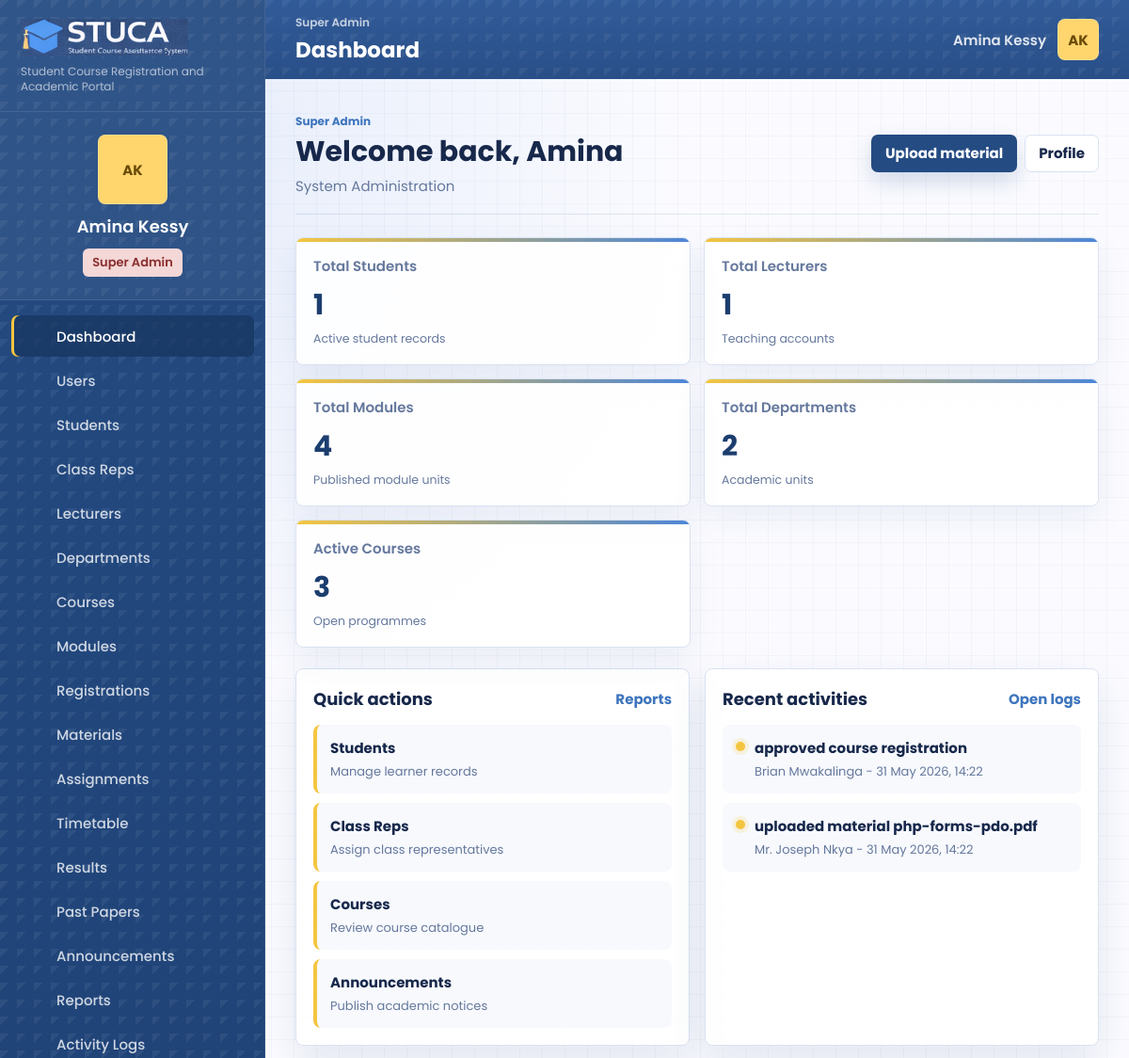
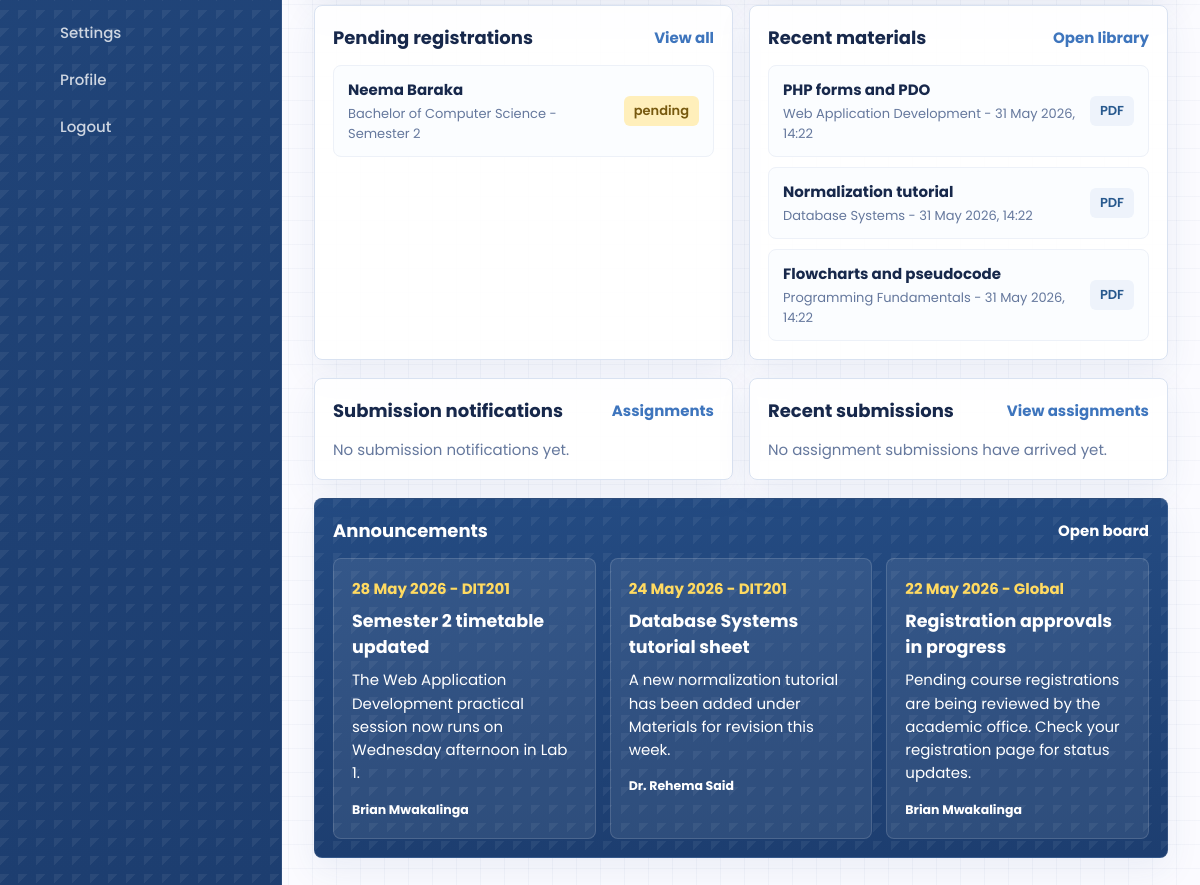
/dashboard.php (signed in), run on the app's committed database (2 pictures, top to bottom).
### tables this page shows
CREATE TABLE users (
    id INT UNSIGNED AUTO_INCREMENT PRIMARY KEY,
    role_id INT UNSIGNED NOT NULL,
    department_id INT UNSIGNED NULL,
    name VARCHAR(140) NOT NULL,
    email VARCHAR(190) NOT NULL UNIQUE,
    password_hash VARCHAR(255) NOT NULL,
    status ENUM('active', 'suspended') NOT NULL DEFAULT 'active',
    student_number VARCHAR(60) NULL UNIQUE,
    staff_number VARCHAR(60) NULL UNIQUE,
    phone VARCHAR(40) NULL,
    program VARCHAR(160) NULL,
    class_group VARCHAR(80) NULL,
    created_at TIMESTAMP DEFAULT CURRENT_TIMESTAMP,
    updated_at TIMESTAMP DEFAULT CURRENT_TIMESTAMP ON UPDATE CURRENT_TIMESTAMP,
    INDEX idx_users_role (role_id),
    INDEX idx_users_department (department_id),
    INDEX idx_users_status (status),
    CONSTRAINT fk_users_role FOREIGN KEY (role_id) REFERENCES roles(id),
    CONSTRAINT fk_users_department FOREIGN KEY (department_id) REFERENCES departments(id) ON DELETE SET NULL
);

CREATE TABLE roles (
    id INT UNSIGNED AUTO_INCREMENT PRIMARY KEY,
    slug VARCHAR(60) NOT NULL UNIQUE,
    name VARCHAR(100) NOT NULL,
    description VARCHAR(255) NULL,
    created_at TIMESTAMP DEFAULT CURRENT_TIMESTAMP,
    updated_at TIMESTAMP DEFAULT CURRENT_TIMESTAMP ON UPDATE CURRENT_TIMESTAMP
);

CREATE TABLE activity_logs (
    id INT UNSIGNED AUTO_INCREMENT PRIMARY KEY,
    user_id INT UNSIGNED NULL,
    action VARCHAR(190) NOT NULL,
    entity_type VARCHAR(80) NOT NULL,
    entity_id INT UNSIGNED NULL,
    ip_address VARCHAR(64) NULL,
    user_agent VARCHAR(255) NULL,
    created_at TIMESTAMP DEFAULT CURRENT_TIMESTAMP,
    updated_at TIMESTAMP DEFAULT CURRENT_TIMESTAMP ON UPDATE CURRENT_TIMESTAMP,
    INDEX idx_activity_user (user_id),
    INDEX idx_activity_entity (entity_type, entity_id),
    CONSTRAINT fk_activity_user FOREIGN KEY (user_id) REFERENCES users(id) ON DELETE SET NULL
);

CREATE TABLE course_registrations (
    id INT UNSIGNED AUTO_INCREMENT PRIMARY KEY,
    user_id INT UNSIGNED NOT NULL,
    course_id INT UNSIGNED NOT NULL,
    academic_year_id INT UNSIGNED NOT NULL,
    semester_id INT UNSIGNED NOT NULL,
    status ENUM('pending', 'approved', 'rejected') NOT NULL DEFAULT 'pending',
    requested_at DATETIME NOT NULL DEFAULT CURRENT_TIMESTAMP,
    reviewed_by INT UNSIGNED NULL,
    reviewed_at DATETIME NULL,
    notes TEXT NULL,
    created_at TIMESTAMP DEFAULT CURRENT_TIMESTAMP,
    updated_at TIMESTAMP DEFAULT CURRENT_TIMESTAMP ON UPDATE CURRENT_TIMESTAMP,
    UNIQUE KEY unique_registration (user_id, course_id, academic_year_id, semester_id),
    INDEX idx_registrations_status (status),
    INDEX idx_registrations_course (course_id),
    CONSTRAINT fk_registrations_user FOREIGN KEY (user_id) REFERENCES users(id) ON DELETE CASCADE,
    CONSTRAINT fk_registrations_course FOREIGN KEY (course_id) REFERENCES courses(id) ON DELETE CASCADE,
    CONSTRAINT fk_registrations_year FOREIGN KEY (academic_year_id) REFERENCES academic_years(id) ON DELETE CASCADE,
    CONSTRAINT fk_registrations_semester FOREIGN KEY (semester_id) REFERENCES semesters(id) ON DELETE CASCADE,
    CONSTRAINT fk_registrations_reviewer FOREIGN KEY (reviewed_by) REFERENCES users(id) ON DELETE SET NULL
);

CREATE TABLE courses (
    id INT UNSIGNED AUTO_INCREMENT PRIMARY KEY,
    department_id INT UNSIGNED NULL,
    code VARCHAR(40) NOT NULL UNIQUE,
    title VARCHAR(190) NOT NULL,
    description TEXT NULL,
    level VARCHAR(80) NULL,
    credits SMALLINT UNSIGNED NOT NULL DEFAULT 3,
    status ENUM('active', 'archived') NOT NULL DEFAULT 'active',
    created_at TIMESTAMP DEFAULT CURRENT_TIMESTAMP,
    updated_at TIMESTAMP DEFAULT CURRENT_TIMESTAMP ON UPDATE CURRENT_TIMESTAMP,
    INDEX idx_courses_department (department_id),
    INDEX idx_courses_status (status),
    CONSTRAINT fk_courses_department FOREIGN KEY (department_id) REFERENCES departments(id) ON DELETE SET NULL
);

CREATE TABLE semesters (
    id INT UNSIGNED AUTO_INCREMENT PRIMARY KEY,
    academic_year_id INT UNSIGNED NOT NULL,
    name VARCHAR(60) NOT NULL,
    starts_on DATE NOT NULL,
    ends_on DATE NOT NULL,
    is_current BOOLEAN NOT NULL DEFAULT FALSE,
    created_at TIMESTAMP DEFAULT CURRENT_TIMESTAMP,
    updated_at TIMESTAMP DEFAULT CURRENT_TIMESTAMP ON UPDATE CURRENT_TIMESTAMP,
    UNIQUE KEY unique_semester_year (academic_year_id, name),
    INDEX idx_semesters_current (is_current),
    CONSTRAINT fk_semesters_year FOREIGN KEY (academic_year_id) REFERENCES academic_years(id) ON DELETE CASCADE
);

CREATE TABLE materials (
    id INT UNSIGNED AUTO_INCREMENT PRIMARY KEY,
    course_id INT UNSIGNED NOT NULL,
    module_id INT UNSIGNED NULL,
    uploaded_by INT UNSIGNED NULL,
    title VARCHAR(190) NOT NULL,
    file_name VARCHAR(190) NOT NULL,
    file_path VARCHAR(255) NOT NULL,
    file_size VARCHAR(40) NOT NULL,
    file_type VARCHAR(20) NOT NULL,
    visibility ENUM('course', 'public') NOT NULL DEFAULT 'course',
    created_at TIMESTAMP DEFAULT CURRENT_TIMESTAMP,
    updated_at TIMESTAMP DEFAULT CURRENT_TIMESTAMP ON UPDATE CURRENT_TIMESTAMP,
    INDEX idx_materials_course (course_id),
    INDEX idx_materials_module (module_id),
    INDEX idx_materials_type (file_type),
    CONSTRAINT fk_materials_course FOREIGN KEY (course_id) REFERENCES courses(id) ON DELETE CASCADE,
    CONSTRAINT fk_materials_module FOREIGN KEY (module_id) REFERENCES modules(id) ON DELETE SET NULL,
    CONSTRAINT fk_materials_uploader FOREIGN KEY (uploaded_by) REFERENCES users(id) ON DELETE SET NULL
);

CREATE TABLE modules (
    id INT UNSIGNED AUTO_INCREMENT PRIMARY KEY,
    course_id INT UNSIGNED NOT NULL,
    semester_id INT UNSIGNED NULL,
    code VARCHAR(40) NOT NULL UNIQUE,
    title VARCHAR(190) NOT NULL,
    description TEXT NULL,
    credits TINYINT UNSIGNED NOT NULL DEFAULT 3,
    created_at TIMESTAMP DEFAULT CURRENT_TIMESTAMP,
    updated_at TIMESTAMP DEFAULT CURRENT_TIMESTAMP ON UPDATE CURRENT_TIMESTAMP,
    INDEX idx_modules_course (course_id),
    INDEX idx_modules_semester (semester_id),
    CONSTRAINT fk_modules_course FOREIGN KEY (course_id) REFERENCES courses(id) ON DELETE CASCADE,
    CONSTRAINT fk_modules_semester FOREIGN KEY (semester_id) REFERENCES semesters(id) ON DELETE SET NULL
);

CREATE TABLE announcements (
    id INT UNSIGNED AUTO_INCREMENT PRIMARY KEY,
    course_id INT UNSIGNED NULL,
    module_id INT UNSIGNED NULL,
    department_id INT UNSIGNED NULL,
    created_by INT UNSIGNED NULL,
    audience ENUM('global', 'department', 'course') NOT NULL DEFAULT 'global',
    title VARCHAR(190) NOT NULL,
    body TEXT NOT NULL,
    publish_at DATETIME NOT NULL DEFAULT CURRENT_TIMESTAMP,
    created_at TIMESTAMP DEFAULT CURRENT_TIMESTAMP,
    updated_at TIMESTAMP DEFAULT CURRENT_TIMESTAMP ON UPDATE CURRENT_TIMESTAMP,
    INDEX idx_announcements_audience (audience),
    INDEX idx_announcements_publish_at (publish_at),
    CONSTRAINT fk_announcements_course FOREIGN KEY (course_id) REFERENCES courses(id) ON DELETE CASCADE,
    CONSTRAINT fk_announcements_module FOREIGN KEY (module_id) REFERENCES modules(id) ON DELETE SET NULL,
    CONSTRAINT fk_announcements_department FOREIGN KEY (department_id) REFERENCES departments(id) ON DELETE CASCADE,
    CONSTRAINT fk_announcements_creator FOREIGN KEY (created_by) REFERENCES users(id) ON DELETE SET NULL
);

### public/dashboard.php (the view, shortened to what the rows shown need)
<?php
require dirname(__DIR__) . '/app/bootstrap.php';
$user = current_user();
$repo = repository();
$role = $user['role'];
$announcements = array_slice($repo->getAnnouncements([], $user), 0, 3);
$assignments = array_slice($repo->getAssignments([], $user), 0, 4);
$materials = array_slice($repo->getMaterials([], $user), 0, 4);
$registrations = array_slice($repo->getCourseRegistrations(['status' => 'pending'], $user), 0, 4);
$isAdminDashboard = is_admin_role($role) || $role === 'department_head';
$activityLogs = $isAdminDashboard ? array_slice($repo->getActivityLogs([]), 0, 5) : [];
page_start('Dashboard', 'dashboard');
?>
<section class="page-title-row dashboard-hero">
    <div>
        <span class="eyebrow"><?= e(role_label($role)) ?></span>
        <h2>Welcome back, <?= e(explode(' ', $user['name'])[0]) ?></h2>
        <p><?= e($user['program'] ?? 'Track courses, teaching work, registrations, resources, and academic progress.') ?></p>
    </div>
</section>
<?php if ($isAdminDashboard): ?>
<section class="dashboard-grid admin-dashboard-grid">
    <article class="panel quick-actions-panel">
        <div class="panel-heading">
            <h2>Quick actions</h2>
        </div>
    </article>
    <article class="panel recent-activity-panel">
        <div class="panel-heading">
            <h2>Recent activities</h2>
        </div>
        <div class="activity-timeline">
            <?php foreach ($activityLogs as $activity): ?>
                <a class="activity-item" href="activity-logs.php?search=<?= e(urlencode($activity['entity_type'] ?? '')) ?>">
                    <span></span>
                    <strong><?= e($activity['action']) ?></strong>
                    <small><?= e($activity['user_name'] ?? 'System') ?> - <?= e(display_datetime($activity['created_at'] ?? '')) ?></small>
                </a>
            <?php endforeach; ?>
        </div>
    </article>
</section>
<?php endif; ?>
<section class="dashboard-grid">
    <article class="panel">
        <div class="panel-heading">
            <h2><?= is_admin_role($role) || $role === 'department_head' ? 'Pending registrations' : 'Upcoming assignments' ?></h2>
        </div>
        <div class="list-stack">
            <?php $items = (is_admin_role($role) || $role === 'department_head') ? $registrations : $assignments; ?>
            <?php foreach ($items as $item): ?>
                <?php if (isset($item['student_name'])): ?>
                    <a class="list-item" href="registrations.php?search=<?= e(urlencode($item['student_name'])) ?>">
                        <span>
                            <strong><?= e($item['student_name']) ?></strong>
                            <small><?= e($item['course_title']) ?> - <?= e($item['semester'] ?? '') ?></small>
                        </span>
                        <span class="pill warning"><?= e($item['status']) ?></span>
                    </a>
                <?php endif; ?>
            <?php endforeach; ?>
        </div>
    </article>
    <article class="panel">
        <div class="panel-heading">
            <h2>Recent materials</h2>
        </div>
        <div class="list-stack">
            <?php foreach ($materials as $material): ?>
                <a class="list-item" href="materials.php?search=<?= e(urlencode($material['file_name'])) ?>">
                    <span>
                        <strong><?= e($material['title'] ?? $material['file_name']) ?></strong>
                        <small><?= e($material['module_name'] ?: $material['course_title']) ?> - <?= e(display_datetime($material['date_uploaded'] ?? '')) ?></small>
                    </span>
                    <span class="pill soft"><?= e($material['file_type']) ?></span>
                </a>
            <?php endforeach; ?>
        </div>
    </article>
</section>
<?php if (can_upload_teaching_files($role)): ?>
<section class="dashboard-grid">
    <article class="panel">
        <div class="panel-heading">
            <h2>Submission notifications</h2>
        </div>
    </article>
    <article class="panel">
        <div class="panel-heading">
            <h2>Recent submissions</h2>
        </div>
    </article>
</section>
<?php endif; ?>
<section class="panel dashboard-announcements">
    <div class="panel-heading">
        <h2>Announcements</h2>
    </div>
    <div class="announcement-grid">
        <?php foreach ($announcements as $announcement): ?>
            <article class="announcement-card">
                <span><?= e(display_date($announcement['date_posted'])) ?> - <?= e($announcement['class_group']) ?></span>
                <h3><?= e($announcement['title']) ?></h3>
                <p><?= e($announcement['body']) ?></p>
                <small><?= e($announcement['author']) ?></small>
            </article>
        <?php endforeach; ?>
    </div>
</section>
<?php
page_end();

### app/includes/layout.php (shortened to what the rows shown need)
<?php
function nav_items(): array
{
    $role = current_user()['role'] ?? 'student';
    return array_values(array_filter($items, static fn (array $item): bool => in_array($role, $item['roles'], true)));
}
function page_start(string $title, string $active): void
{
    $user = current_user();
    if ($user && !empty($user['email'])) {
        $freshUser = repository()->findUserByEmail($user['email']);
        if ($freshUser) {
            unset($freshUser['password_hash']);
            $user = $freshUser;
        }
    }
    $displayName = $user['name'] ?? 'Guest';
    $role = role_label($user['role'] ?? null);
    ?>
    <!doctype html>
    <html lang="en">
    <head>
        <link rel="stylesheet" href="assets/css/styles.css?v=20260601-workflow">
    </head>
    <body class="page-<?= e($active) ?>">
        <aside class="sidebar" id="sidebar">
            <div class="profile-card">
                <div class="avatar-initials"><?= e(initials($displayName)) ?></div>
                <strong><?= e($displayName) ?></strong>
                <span class="role-pill <?= e(role_badge_class($user['role'] ?? null)) ?>"><?= e($role) ?></span>
            </div>
        </aside>
        <div class="app-shell">
            <header class="topbar">
                <div>
                    <h1><?= e($title) ?></h1>
                </div>
                <div class="topbar-user">
                    <span class="topbar-name"><?= e($displayName) ?></span>
                    <a class="avatar-initials tiny" href="profile.php" aria-label="Open profile"><?= e(initials($displayName)) ?></a>
                </div>
            </header>
            <main class="content" id="content">
    <?php
}
function page_end(): void
{
    ?>
            </main>
        </div>
    </body>
    </html>
    <?php
}
    ?>

### data on the page
users: name "AK", name "Amina Kessy", role.slug "Super Admin", name "Amina", program "System Administration"
activity_logs: action "approved course registration", user.name "Brian Mwakalinga", created_at "31 May 2026, 14:22"
activity_logs: action "uploaded material php-forms-pdo.pdf", user.name "Mr. Joseph Nkya", created_at "31 May 2026, 14:22"
course_registrations: user.name "Neema Baraka", course.title "Bachelor of Computer Science", semester.name "Semester 2", status "pending"
materials: title "PHP forms and PDO", module.title "Web Application Development", created_at "31 May 2026, 14:22", file_type "PDF"
materials: title "Normalization tutorial", module.title "Database Systems", created_at "31 May 2026, 14:22", file_type "PDF"
materials: title "Flowcharts and pseudocode", module.title "Programming Fundamentals", created_at "31 May 2026, 14:22", file_type "PDF"
announcements: publish_at "28 May 2026", class_group "DIT201", title "Semester 2 timetable updated", body "The Web Application Development practical session now runs on Wednesday afternoon in Lab 1.", created_by.name "Brian Mwakalinga"
announcements: publish_at "24 May 2026", class_group "DIT201", title "Database Systems tutorial sheet", body "A new normalization tutorial has been added under Materials for revision this week.", created_by.name "Dr. Rehema Said"
announcements: publish_at "22 May 2026", class_group "Global", title "Registration approvals in progress", body "Pending course registrations are being reviewed by the academic office. Check your registration page for status updates.", created_by.name "Brian Mwakalinga"

### other printed values
$config['app_subtitle'] "Student Course Registration and Academic Portal"
$role "Super Admin"
$item['label'] "Dashboard"
$item['label'] "Users"
$item['label'] "Students"
$item['label'] "Class Reps"
$item['label'] "Lecturers"
$item['label'] "Departments"
$item['label'] "Courses"
$item['label'] "Modules"
$item['label'] "Registrations"
$item['label'] "Materials"
$item['label'] "Assignments"
$item['label'] "Timetable"
$item['label'] "Results"
